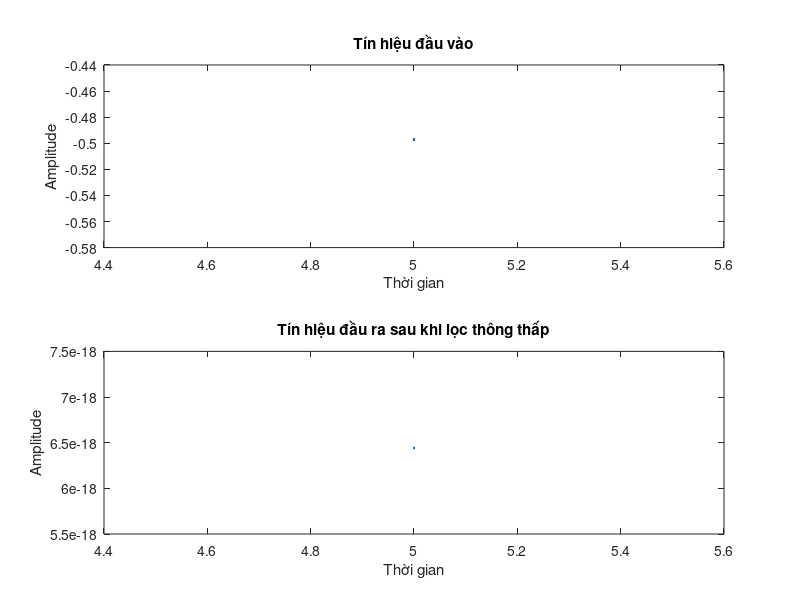

MATLAB code for this plot:
fprintf('Thiết kế bộ lọc thông thấp dùng phương pháp bình phương tối thiểu \n');
fprintf('Nhập thông số bộ lọc \n');
fs = input('Tần số lấy mẫu: ');
t_start = input('Thời gian bắt đầu: ');
t_end = input('Thời gian kết thúc: ');
t = t_start:1/fs:t_end;
f = input('Tần số của tín hiệu sin: ');
x = sin(2*pi*f*t) + 0.5*randn(size(t)); % Tín hiệu sin với nhiễu
num_taps = input('Độ dài của bộ lọc FIR/số lượng mẫu của hồi đáp FIR: ');
cutoff = input('Tần số cắt: ');

% Tạo vector của tần số đáp ứng mong muốn cho bộ lọc thông thấp
freq = [0, cutoff/(fs/2), (cutoff + 50)/(fs/2), 1];  % Chuẩn hóa tần số theo Nyquist
amp = [1, 1, 0, 0];                                 % Đáp ứng mong muốn: 1 ở băng thông, 0 ở băng cấm

% Thiết kế bộ lọc FIR thông thấp bằng phương pháp Least Square
b = firls(num_taps, freq, amp);

% Áp dụng bộ lọc FIR cho tín hiệu đầu vào
y = filter(b, 1, x);

% Vẽ biểu đồ so sánh tín hiệu đầu vào và tín hiệu sau khi lọc
figure;
subplot(2, 1, 1);
plot(t, x);
title('Tín hiệu đầu vào');
xlabel('Thời gian');
ylabel('Amplitude');

subplot(2, 1, 2);
plot(t, y);
title('Tín hiệu đầu ra sau khi lọc thông thấp');
xlabel('Thời gian');
ylabel('Amplitude');